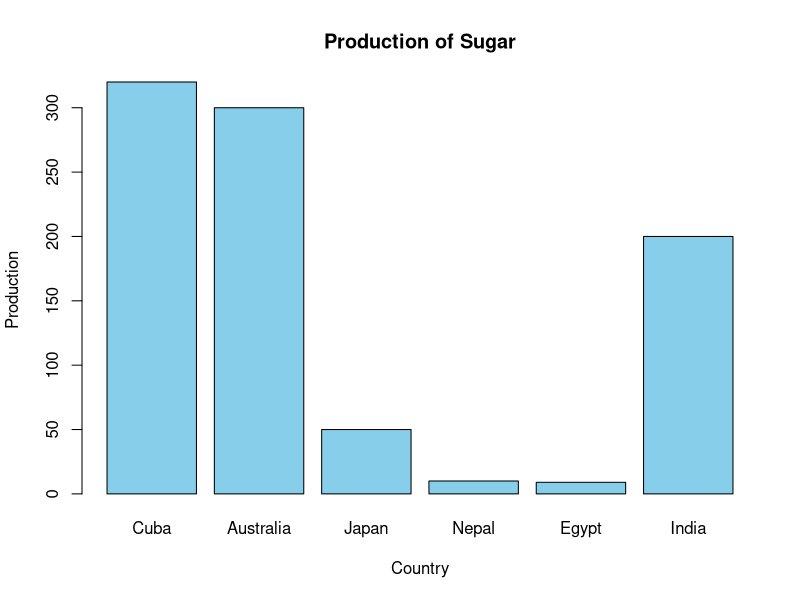

The R source for this figure:
country <- c("Cuba","Australia","Japan","Nepal","Egypt","India")
production <- c(320,300,50,10,9,200)

barplot(production, names.arg=country, col="skyblue",
        main="Production of Sugar",
        xlab="Country", ylab="Production")



sigma <- 8.5
n <- 42
xbar <- 212.79
mu <- 210
z <- (xbar - mu) / (sigma / sqrt(n))
p_value <- 1 - pnorm(z)
z
p_value
if(p_value < 0.05){
  print("Mean is significantly greater than 210")
} else {
  print("Mean is not significantly greater than 210")
}       
